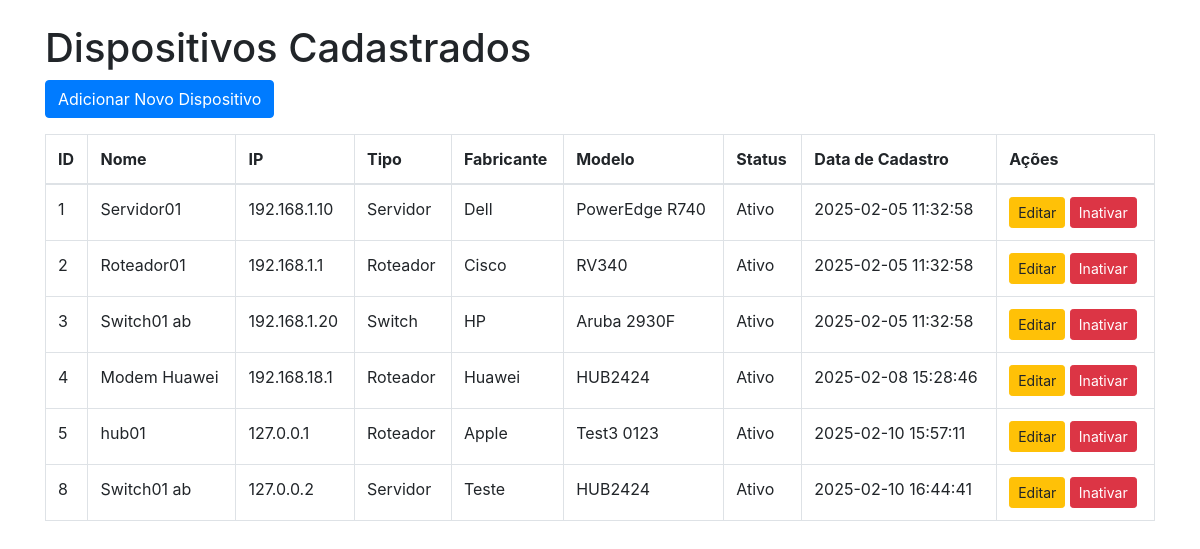
The page / on the database its author committed.
### tables this page shows
CREATE TABLE `dispositivos` (
  `id` int(11) NOT NULL,
  `hostname` varchar(255) NOT NULL,
  `ip` varchar(15) NOT NULL,
  `tipo` enum('Servidor','Roteador','Switch','Outro') NOT NULL,
  `fabricante` varchar(100) NOT NULL,
  `modelo` varchar(100) NOT NULL,
  `ativo` tinyint(1) DEFAULT 1,
  `data_cadastro` timestamp NOT NULL DEFAULT current_timestamp()
);

### classes/ConexaoBanco.php (called while the page is built, shortened)
<?php
class ConexaoBanco {
    private static $instancia = null;
    private $conexao;
    private function __construct() {
        $this->conexao = new mysqli(BD_HOST, BD_USUARIO, BD_SENHA, BD_NOME);
    }
    public static function obterInstancia() {
        if (!self::$instancia) {
            self::$instancia = new ConexaoBanco();
        }
        return self::$instancia;
    }
    public function obterConexao() {
        return $this->conexao;
    }
}

### classes/ControleDispositivo.php (called while the page is built, shortened)
<?php
require_once 'DispositivoDAO.php';
class ControleDispositivo {
    private $dispositivoDAO;
    public function __construct() {
        $this->dispositivoDAO = new DispositivoDAO();
    }
    public function listarDispositivos() {
        return $this->dispositivoDAO->obterTodosDispositivos();
    }
}

### classes/DispositivoDAO.php (called while the page is built, shortened)
<?php
require_once 'ConexaoBanco.php';
require_once 'Dispositivo.php';
class DispositivoDAO {
    private $conexao;
    public function __construct() {
        $this->conexao = ConexaoBanco::obterInstancia()->obterConexao();
    }
    public function obterTodosDispositivos() {
        $dispositivos = array();
        $resultado = $this->conexao->query("SELECT * FROM dispositivos");
        while ($linha = $resultado->fetch_assoc()) {
            $dispositivo = new Dispositivo(
                $linha['hostname'],
                $linha['ip'],
                $linha['tipo'],
                $linha['fabricante'],
                $linha['modelo'],
                $linha['ativo'],
                $linha['data_cadastro'],
                $linha['id']
            );
            $dispositivos[] = $dispositivo;
        }
        return $dispositivos;
    }
}

### classes/Dispositivo.php (called while the page is built, shortened)
<?php
class Dispositivo {
    private $id;
    private $hostname;
    private $ip;
    private $tipo;
    private $fabricante;
    private $modelo;
    private $ativo;
    private $data_cadastro;
    public function __construct($hostname, $ip, $tipo, $fabricante, $modelo, $ativo = 1, $data_cadastro = null, $id = null) {
        $this->id           = $id;
        $this->hostname     = $hostname;
        $this->ip           = $ip;
        $this->tipo         = $tipo;
        $this->fabricante   = $fabricante;
        $this->modelo       = $modelo;
        $this->ativo        = $ativo;
        $this->data_cadastro = $data_cadastro;
    }
    public function getId()           { return $this->id; }
    public function getHostname()         { return $this->hostname; }
    public function getIp()           { return $this->ip; }
    public function getTipo()         { return $this->tipo; }
    public function getFabricante()   { return $this->fabricante; }
    public function getModelo()       { return $this->modelo; }
    public function isAtivo()         { return $this->ativo; }
    public function getdata_cadastro() { return $this->data_cadastro; }
}

### views/listar.php (the view, shortened to what this page needs)
<!DOCTYPE html>
<html>
<head>
    <link rel="stylesheet" href="https://stackpath.bootstrapcdn.com/bootstrap/4.5.2/css/bootstrap.min.css">
</head>
<body>
<div class="container">
    <h1 class="mt-4">Dispositivos Cadastrados</h1>
    <a href="index.php?acao=adicionar" class="btn btn-primary mb-3">Adicionar Novo Dispositivo</a>
    <table class="table table-bordered">
        <thead>
        <tr>
            <th>ID</th>
            <th>Nome</th>
            <th>IP</th>
            <th>Tipo</th>
            <th>Fabricante</th>
            <th>Modelo</th>
            <th>Status</th>
            <th>Data de Cadastro</th>
            <th>Ações</th>
        </tr>
        </thead>
        <tbody>
        <?php foreach ($dispositivos as $dispositivo): ?>
            <tr>
                <td><?php echo $dispositivo->getId(); ?></td>
                <td><?php echo $dispositivo->getHostname(); ?></td>
                <td><?php echo $dispositivo->getIp(); ?></td>
                <td><?php echo $dispositivo->getTipo(); ?></td>
                <td><?php echo $dispositivo->getFabricante(); ?></td>
                <td><?php echo $dispositivo->getModelo(); ?></td>
                <td><?php echo $dispositivo->isAtivo() ? 'Ativo' : 'Inativo'; ?></td>
                <td><?php echo $dispositivo->getdata_cadastro(); ?></td>
                <td>
                    <?php if ($dispositivo->isAtivo()): ?>
                        <a href="index.php?acao=editar&id=<?php echo $dispositivo->getId(); ?>" class="btn btn-warning btn-sm">Editar</a>
                        <a href="index.php?acao=inativar&id=<?php echo $dispositivo->getId(); ?>" class="btn btn-danger btn-sm">Inativar</a>
                    <?php else: ?>
                        <a href="index.php?acao=ativar&id=<?php echo $dispositivo->getId(); ?>" class="btn btn-success btn-sm">Ativar</a>
                    <?php endif; ?>
                </td>
            </tr>
        <?php endforeach; ?>
        </tbody>
    </table>
</div>
</body>
</html>

### index.php (shortened to what this page needs)
<?php
require_once 'classes/ConexaoBanco.php';
require_once 'classes/Dispositivo.php';
require_once 'classes/DispositivoDAO.php';
require_once 'classes/ControleDispositivo.php';
$controle = new ControleDispositivo();
$acao = isset($_GET['acao']) ? $_GET['acao'] : 'listar';
if ($acao == 'listar') {
    $dispositivos = $controle->listarDispositivos();
    include 'views/listar.php';
} elseif ($acao == 'adicionar') {
    include 'views/adicionar.php';
} elseif ($acao == 'inativar') {
    $id = $_GET['id'];
    $controle->inativarDispositivo($id);
    header("Location: index.php");
    exit;
} elseif ($acao == 'ativar') {
    $id = $_GET['id'];
    $controle->ativarDispositivo($id);
    header("Location: index.php");
    exit;
} else {
    echo "Ação não reconhecida.";
}
?>

### rows shown on the page
dispositivos: id "1", hostname "Servidor01", ip "192.168.1.10", tipo "Servidor", fabricante "Dell", modelo "PowerEdge R740", ativo "Ativo", data_cadastro "2025-02-05 11:32:58"
dispositivos: id "2", hostname "Roteador01", ip "192.168.1.1", tipo "Roteador", fabricante "Cisco", modelo "RV340", ativo "Ativo", data_cadastro "2025-02-05 11:32:58"
dispositivos: id "3", hostname "Switch01 ab", ip "192.168.1.20", tipo "Switch", fabricante "HP", modelo "Aruba 2930F", ativo "Ativo", data_cadastro "2025-02-05 11:32:58"
dispositivos: id "4", hostname "Modem Huawei", ip "192.168.18.1", tipo "Roteador", fabricante "Huawei", modelo "HUB2424", ativo "Ativo", data_cadastro "2025-02-08 15:28:46"
dispositivos: id "5", hostname "hub01", ip "127.0.0.1", tipo "Roteador", fabricante "Apple", modelo "Test3 0123", ativo "Ativo", data_cadastro "2025-02-10 15:57:11"
dispositivos: id "8", hostname "Switch01 ab", ip "127.0.0.2", tipo "Servidor", fabricante "Teste", modelo "HUB2424", ativo "Ativo", data_cadastro "2025-02-10 16:44:41"
